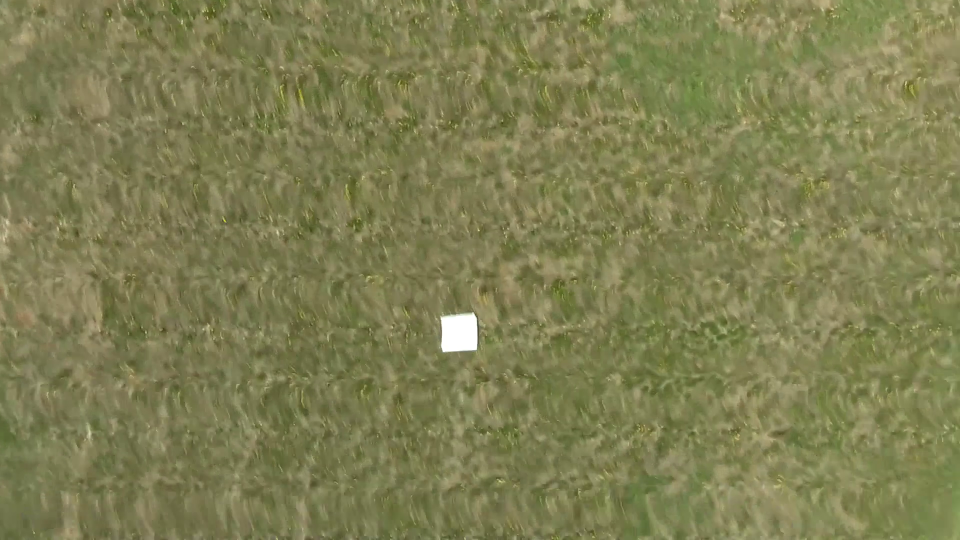
#> input picture frame 2 of src/small.mp4, 1920 x 1080 px, given in place of demo.mp4, which was not available (shown at 1/2 size)
$ python demoRec.py   (older library calls are emulated)
#> lines starting #> are read from the running program, lines starting #| are printed output that depends on the picture; after the words box and inside, x2 and y2 are one past the last pixel; in counts of white or black regions, pixels touching at a corner belong together; pictures that were not available may be replaced by others from this repository, and a replacement may not be noted
#!/usr/bin/python
# -*- coding: utf-8 -*-

"""remoRec.py: A short demonstration of the marker detection."""

import cv2
import numpy as np
from random import randrange

import colourValues

__author__ = '***REMOVED***'
__email__ = '***REMOVED***'

if __name__=='__main__':
    webcam = cv2.VideoCapture('demo.mp4')
    rval, im = webcam.read()
#> im is the input picture: shape (1080, 1920, 3); mean B, G, R 82, 126.5, 126.6
    sample = cv2.resize(im, (int(im.shape[1]*0.6), int(im.shape[0]*0.6)))
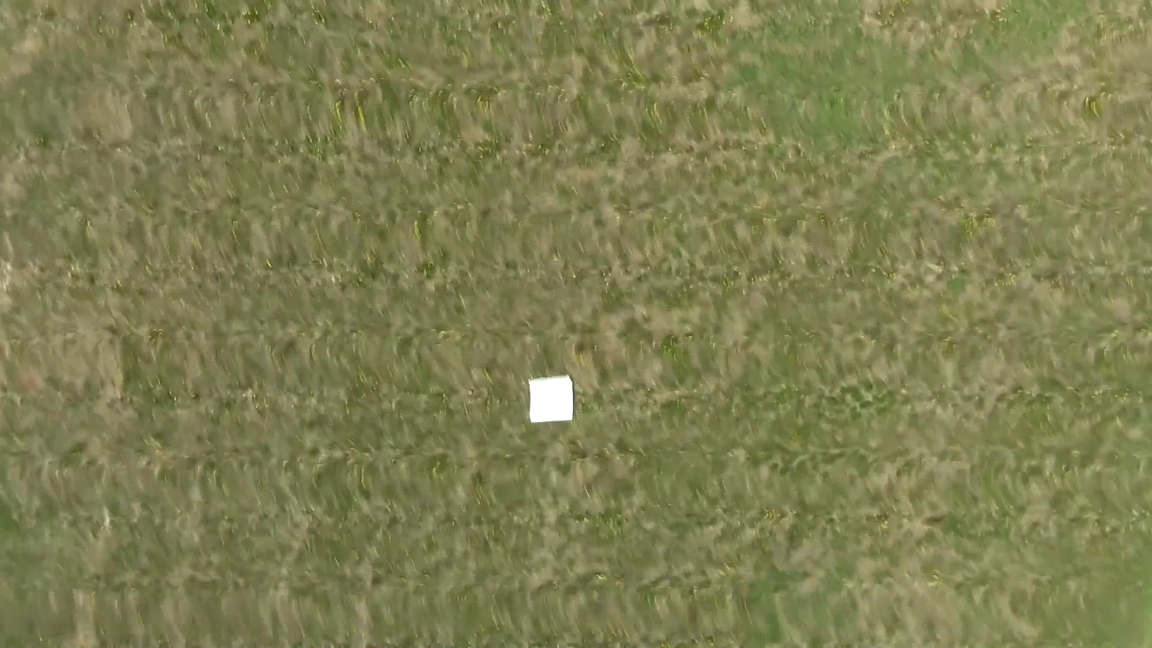
#> sample: shape (648, 1152, 3); mean B, G, R 81.9, 126.5, 126.6
    #save = cv2.VideoWriter('demoOut.avi', cv2.cv.CV_FOURCC('I', '4', '2', '0'), 15, (sample.shape[1], sample.shape[0]), True)
    save = cv2.VideoWriter('video.mp4', cv2.cv.CV_FOURCC('x', '2', '6','4'), 15, (sample.shape[1],sample.shape[0]), True)
    while True:
        # Restart the video if we've reached the end
        if webcam.get(1)==webcam.get(7): webcam.set(0, 0)
        rval, im = webcam.read()
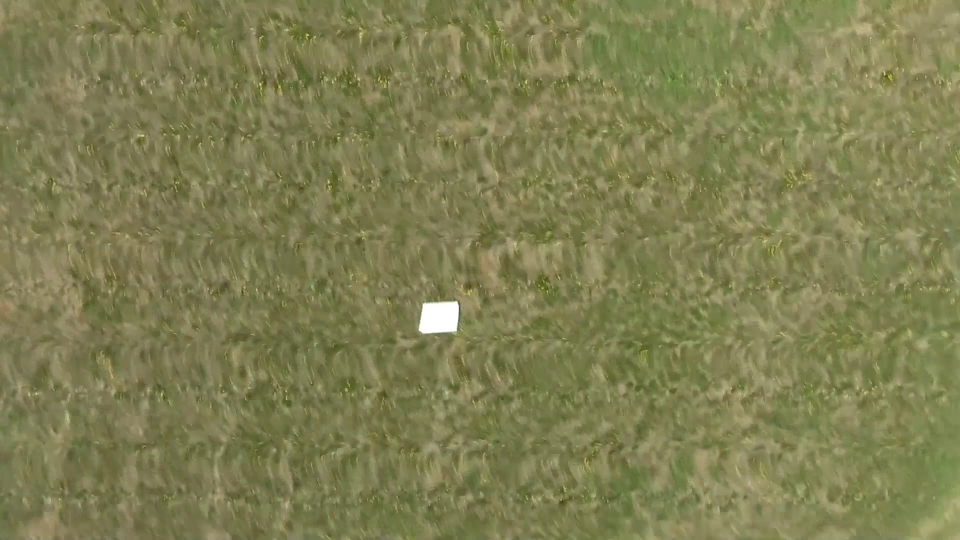
#> input picture frame 3 of src/small.mp4, 1920 x 1080 px, given in place of demo.mp4, which was not available (shown at 1/2 size)
#> im is the input picture: shape (1080, 1920, 3); mean B, G, R 82, 126.8, 127.1
        if not rval: break

        # Resize, flip, blur (for better detection) and convert colour space
        frame = cv2.resize(im, (int(im.shape[1]*0.6), int(im.shape[0]*0.6)))
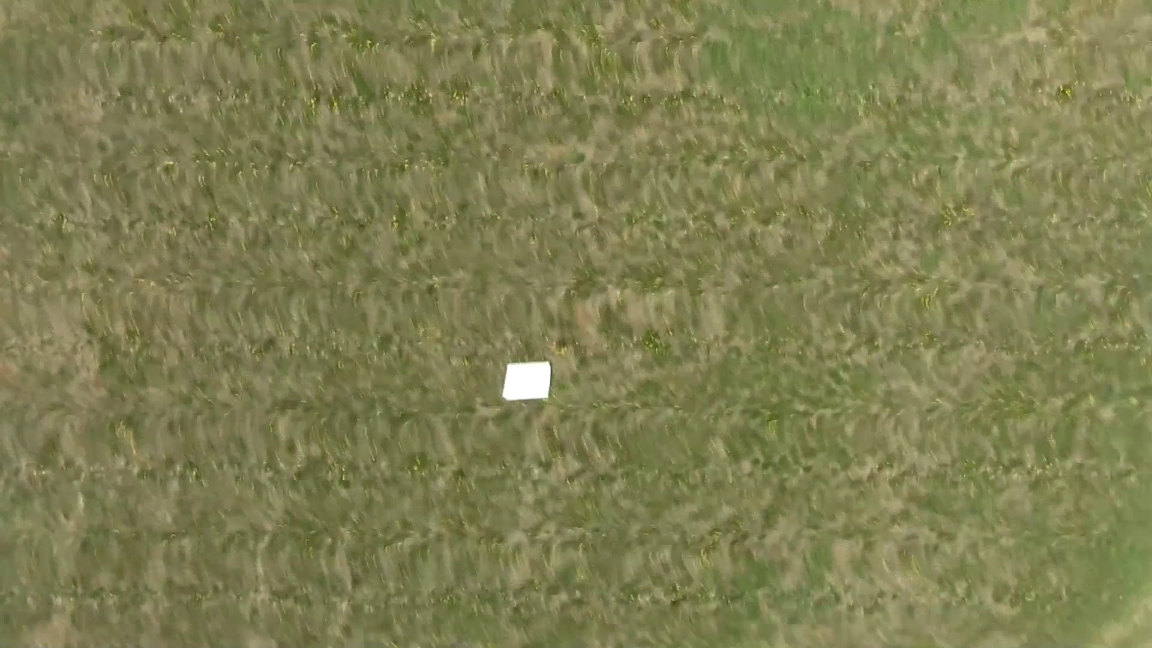
#> frame: shape (648, 1152, 3); mean B, G, R 82, 126.7, 127
        frame=cv2.flip(frame,1,0)
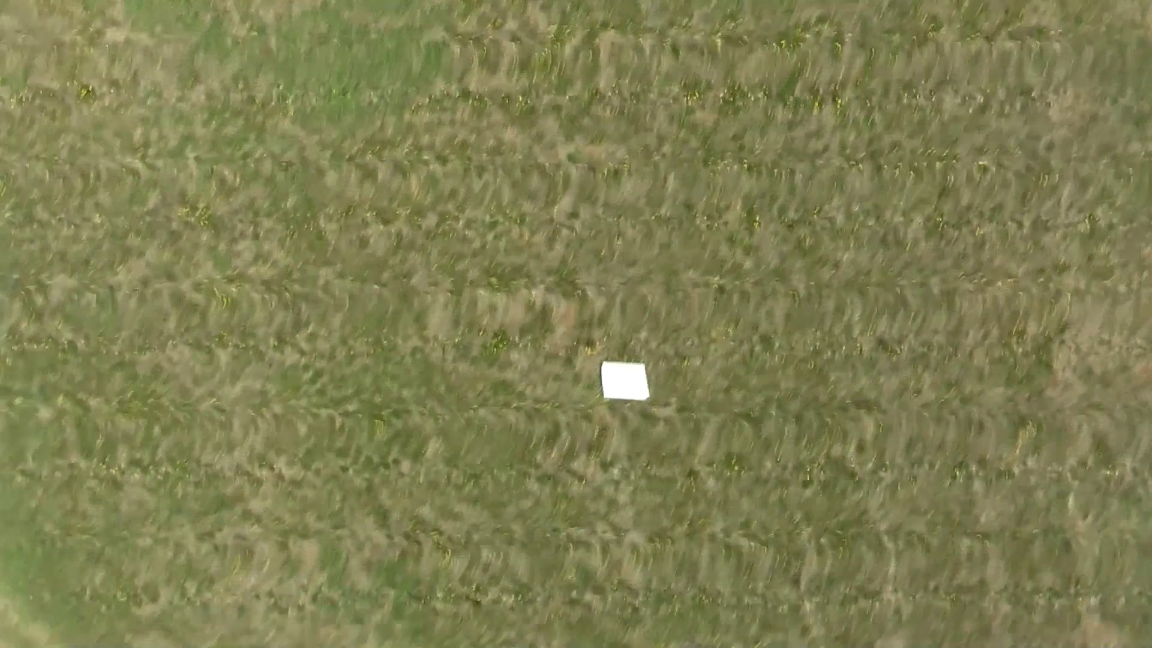
#> frame: shape (648, 1152, 3); mean B, G, R 82, 126.7, 127
        img=cv2.GaussianBlur(frame, (5,5), 0)
        img=cv2.cvtColor(frame, cv2.COLOR_BGR2HSV)
#> img: shape (648, 1152, 3); mean H, S, V 29.7, 93.5, 128.6

        # Split the colours (we are only interested in white) and detect the contours
        separated=cv2.inRange(img,colourValues.lowerRange['white'],colourValues.upperRange['white'])
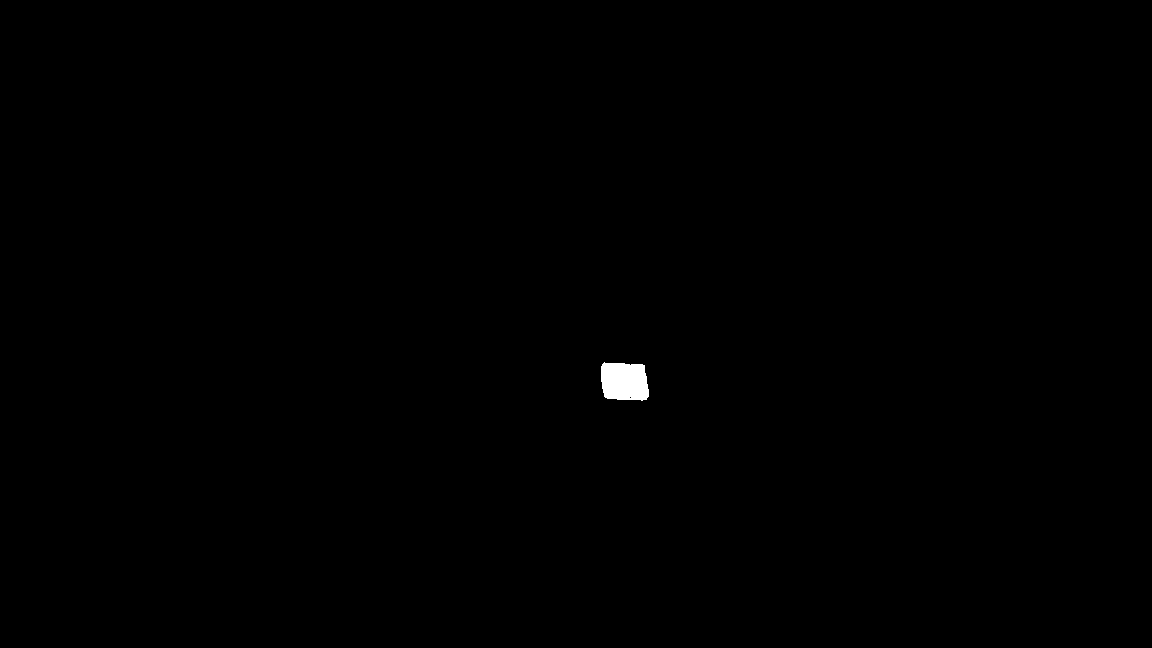
#> separated: shape (648, 1152); 0.22% white; 1 white region
        contours,hierarchy=cv2.findContours(separated,cv2.RETR_LIST,cv2.CHAIN_APPROX_SIMPLE)
#> contours = 2 contours, 1 with area under 20; largest, box (x1, y1, x2, y2) and area: (601, 362, 649, 401) 1548

        # Find the biggest contour
        max_area = 0
        largest_contour = None
        for idx, contour in enumerate(contours):
            area = cv2.contourArea(contour)
            if area > max_area and area > 1000:
                max_area = area
                largest_contour=contour
#> this loop made 2 passes
#> (area, max_area) on pass 2: (1548, 1548)
#> after the loop, largest_contour = contour of 40 points, box (x1, y1, x2, y2) (601, 362, 649, 401), area 1548; max_area = 1548

        # If we've found a marker, we want to highlight it
#> (the run stopped early here; a loop or call above may not have finished)
